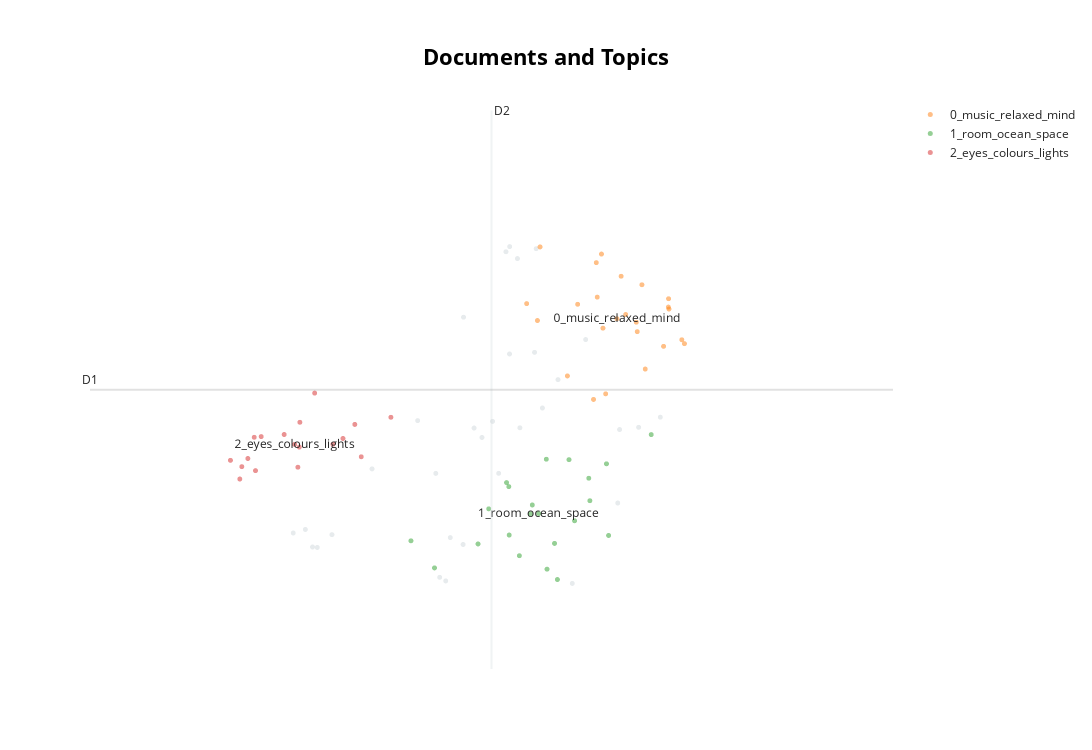

Notebook code cell kept with this figure:
### Code cell
model.visualize_documents(reports_filtered.values)

### Figure 1 — Plotly figure (JSON) as saved in the notebook; plotly's stock layout.template omitted (floating-point values rounded to 4 significant figures)
{"data": [{"hoverinfo": "text", "hovertext": ["i mostly saw grey geometric shapes", "a doorway", "i had a vision of string theory that everything in the physical world is connected by invisible string particles and concatetions", "an experienc like time travelling or as i imagine it", "windows into my busy life flashes of my past seeing my lovely mum my partner dad my sister niece and nephew my friends punctuated by the audio as it heightened and when it was most loud at that point i felt id left my body fully immersed in the sound and light", "i had a very nice snooze thank you", "i didnot exoperience visuals znd colours i enjoyed the colours on ceiling i arrived stressed so it took zwhile to relax i made up stories in my head in a narrative way imagining being on a spa eship with aliens communicating via sounds and colours and this was nice escapism from stress", "an unique experience that teach us how simple could be to recconnect with our primitive way to feel emotions trough sounds and colours", "thus should be available for everyone all the time", "some visuals of trees heatsun likeexperience", "deep relaxation close to falling asleep", "i wish i was here with george and that he created this experience for me", "i want one of these at home", "nothingness complete", "i was struggling because my mind would go back to a stringof thoughts andtoget out of it i had to take avery deep breath once i went past that it was blank the same set of thoughts occured thrice andiinhaled really deep to get past it", "i saw a lot of imagery and colours especially images of water ripples of water snowscapes drops of water falling also abstract forms and pink and red colours", "i was everywhere i saw my partners nose her eyes her glasses everything like a molecule of air given eyes i saw everything the universe the multiverse all of time and emerged in someones sleeve everything packed into a tiny insignificant thing", "i saw concave and convex and thehot orange os cillating of being insice avolcano", "it felt like a journey through the cosmos travelling at the speed of light as galaxies wizz past", "very relaxing", "constant thoughts coming towards me as i batted them away into the sky", "i was awake the whole time i could not relax or switch off", "a swivelling vortex of sound the loneliness of the moon a jacuzzi of lightness", "my thoughts were about connecting with others", "i couldnt stop the thinking process i was trying memorise the visuals and then trying to disconnect but couldnt i wish i meditated more at some point started experimenting and trying to recall the images i liked it was successful of time reminded space odyssey", "we have billion neurons no wonder we can have psychedelic experiences the complexity of the brain can produce a limitless spectrum of experience from depression to enlightenment this is a thought i had anyway during the dream machine", "breathing is hard", "i saw some different landscapes", "i tried hard to immerse into the dreamstate but failed i did not see anything except for the flickering lights i think i ought to experience it once more to see if it changes", "detachment as though my body was in one box mind in another and my anxjety came from thst lack of control", "places and waves and an animal", null], "marker": {"color": "#CFD8DC", "opacity": 0.5, "size": 5}, "mode": "markers+text", "name": "other", "showlegend": false, "type": "scattergl", "x": [11.09, 14.19, 12.84, 14.72, 15.17, 13.5, 13.86, 14.34, 13.1, 11.52, 13.58, 13.61, 12.68, 12.47, 13.77, 11.31, 12.98, 11.23, 14.93, 13.79, 13.49, 13.45, 12.72, 13.31, 14.03, 13.37, 12.98, 11.36, 11.97, 14.7, 12.79, 13.19], "y": [8.009, 7.359, 7.95, 9.343, 9.503, 11.7, 9.621, 10.5, 9.363, 7.988, 11.55, 9.366, 8.778, 9.459, 10.34, 7.828, 7.861, 8.055, 9.372, 11.68, 10.32, 11.64, 7.438, 9.449, 9.987, 8.778, 10.79, 7.823, 8.836, 8.396, 7.391, 9.241]}, {"hoverinfo": "text", "hovertext": ["peacefulness and calm at times i felt transported to a meadow full of flowers in spring and then the sound of the bells took me to a mountaintop i tried to really focus on the listening and in doing so the music and my imagition took me to different places", "relaxed and peaceful felt the beats of the music", "my visual expirence would change a lot with the music i became more and more relaxed as the music progressed further with its journey", "at first hearing gongs i saw myself in sammi lings buddhist retreat ans imagined myself totally relaxing and at peace as the music pace and volume increased i saw horses galloping at increasing speed and zt some point i was on a horse too as the pace gathefed further i was on a train speed ing tgrough countryside then through time and space until the muic reach a climax i then found myself returning to the world and countryside and gradually getting back to normal everyday life i had no sense of the grating sounds towards the end exceot they were the colour turquoise which gradualky turned to black and nothingness", "i love all of it the feling was amazing and i would come back i fell aslep and wake up with fresh mindset", "retrospective thoughts looking to the past to alyse my future", "initially i was interested how others were reacting around me after a while i began to relax and the changing colours made me feel safe and happy the music conjured up images of buddists and other spiritual people", "physically being the music especially the percussion and the bass still feeling it now", "vibration in visuals centered in body aware of sounds mind realty quietened down", "like i am part of something bigger", "complete relaxationpeace of mind and ready to face whatever happens", "i experienced a calmness almost a nothingness but it was relaxed and peaceful and soothing almost womb like", "i saw past experiences and reflected on my choices i saw new scenes and reflected on opportunities", "blue a bird flying coming closer calm and at peace a baby a smiling relative the thought of this not working but in the dream in another place", "more scope mentally acceptance and peace", "un cerchio giallo con i contornirossi che si ingrandiva a seconda del mio respiro un cerchio non uniforme verde e blu chesceva dal uno spazio nero in quel momento percepivo questo come un simbolo di me stessa che scevo hoprovato compassione per me stessa e horealizzato il mio negative self talking dopo ho visto u luce rosa luminosa ed ho provato un senso di amore e ho capito che i deserve love and to be loved quando la musica e diventata intrnsa ho provato ansia e paura e wuesto ha raffiugato la mia depressione", "anxiety loneliness my inner chikd screaming for love screeching i felt intensely anxious and a bit suffocated but also knowing that ive got this i embraced my inner child allowed it to sulk scream and cry coming out with a mix of intense feelings but knowing that i could handle them the music took me on a whole journey i was completrly surrounded music wasnt just in the space it was the space thick hot air saturated with the soundwaves which i was inhaling first drowning in that sound then learning how to swim and enjoy it and heal", "the music was both gentle and powerful", "emptiness in my mind i was consumed by the power of the music it filled my mind", "calming sounds rising elation curiosity and connection an acceptance of being in a stressful time but self jubilation and inspiration", "my mind began to wander and reflect on my dreams and goals in a relaxed way whereas usually i am anxious", "helped me with my meditation journey", "relaxed just about to sleep when music or colour chqnged", null], "marker": {"opacity": 0.5, "size": 5}, "mode": "markers+text", "name": "0_music_relaxed_mind", "text": ["", "", "", "", "", "", "", "", "", "", "", "", "", "", "", "", "", "", "", "", "", "", "", "0_music_relaxed_mind"], "textfont": {"size": 12}, "type": "scattergl", "x": [14.78, 14.96, 15.41, 14.91, 15.44, 14.14, 14.9, 15.26, 14.73, 14.56, 13.68, 14.52, 14.43, 14.46, 14.25, 15.26, 15.0, 15.26, 15.21, 14.47, 13.8, 14.53, 13.83, 14.69], "y": [10.83, 11.21, 10.5, 10.61, 10.45, 10.03, 10.73, 10.92, 11.32, 9.804, 10.97, 11.61, 9.732, 11.5, 10.96, 11.03, 10.12, 10.9, 10.42, 11.05, 10.75, 10.65, 11.7, 10.77]}, {"hoverinfo": "text", "hovertext": ["it felt like i was deep in the ocean it was dark but also a brilliant blue i wasnt drowning instead it felt like thats where i was meant to be a sense of place akin to home almost a calling or draw to be submerged away from the world and in my own space where i could float and simply exist without any interruptions", "i saw a starry night and being in blue warm water and a blue butterfly", "it is like i am in a dream in a movie no one there not even me just my mind have been to there flying through a lot of shape light space there is a moment i feel like i was draw back to my body and the environment my thought has been to somewhere no one have been to i cant realise have long was that experience it was so quick in and then out i dont feel the time", "the feeling of freedom of being in time and space i watched the room rise and fall with the music i felt the weight of the people in the room i felt connected", "a sense of ture the ocean and the beach sunrise and sunsets and futher along into space and filly back to the deepest ocean", "i saw a grey pulsing heart float across my mind", "the moment ill die i want to feel this", "i had various flashing images of my memories random events and people in my life kept popping up nothing lingered but lots of individual things happened in the memories i also felt numb and tingly throughout it at different points i felt like my body was light and fuzzy like i wasnt sitting on anything", "some thoughts about mundane everyday things like work but mainly felt relaxed ansd able to float into a dreamlike place some visuals ofspace and deep ocean", "i was in a land not anywhere on earth it was another plannet with animals but they were not the usual colours a yellow elephant a blue gorilla we then started gently running towards the sea i turned into a mermaid and watched them on the land as i swam away with turtles fishes it was a beautiful experience of love peace harmony togetherness and freedom we felt so much love", "i saw myself flaring whirling in water in the air becoming one withwhat i floated in", "my mind is a jellyfish suspended in space", "i felt like my body kept sinking or dropping to another level into the seat and into itself", "felt as though i was moving through a tunnel at first towards end in darkness i felt i was being wrapped in metal in strips", "i went on a train underwater saw seas of colour and pulsing shapes at one point i think i was milking a cow in a field with someone playing the piano felt like i had a p without pping", "it was something very familiar to the soul but not i experienced several emotions felt numb too", "i felt like being at water first then in the womb then the birth and the light of this world also at some point being in a bees panel", "woman next to me was sniffing so had to move and was difficult to get back in", "floating in space", "i saw a lot of animals ones which i used to not like like rreptiles but this time i liked them and they seemed adorable i also felt like i was dreaming of random objects and my started to create stories like if does when i am dreamingit felt like a drug trip at some points and it also felt like being inside an ocean", "so many different things i was a little afraid at thinking of the gas chambers then an overwheming feeling of love and connection to everyone in the room i became a white egret from a dream last week i flew around the room touching everyone my heart expanded and i opened my wings to hold the room then i t felt like a typeof death experience as i decended into the underworld i felyt myself go down through the layers of the earth into a moss land there was abeing there call eveleryn then things changed and it became very pink and i was in the clouds i met a being long and blue with not much of a defined form he told me he was francis of assisi i asked him how i was doing and about my husband he told me we were doing important work that was our destiny then i became a mantaray and drifted", null], "marker": {"opacity": 0.5, "size": 5}, "mode": "markers+text", "name": "1_room_ocean_space", "text": ["", "", "", "", "", "", "", "", "", "", "", "", "", "", "", "", "", "", "", "", "", "1_room_ocean_space"], "textfont": {"size": 12}, "type": "scattergl", "x": [13.49, 12.4, 14.15, 15.07, 12.66, 14.22, 14.57, 14.37, 13.46, 13.14, 13.99, 13.75, 14.59, 13.91, 13.6, 14.39, 13.26, 14.03, 13.72, 13.49, 13.9, 13.82], "y": [7.983, 7.908, 8.955, 9.278, 7.559, 8.167, 8.901, 8.716, 8.659, 7.868, 7.875, 8.37, 7.977, 7.543, 7.716, 8.425, 8.321, 7.409, 8.257, 8.607, 8.96, 8.26]}, {"hoverinfo": "text", "hovertext": ["very little occasiol passing thoights of nothing much", "not sure what the puroose of it was except being with the muxic certainly not inuced to sleep dream state as bpm too high otherwise interesting but co fusing experience not much visions either do t think the lights were in sy c too to to go with music well", "pleasant but should i be seeim something unexpected", "it was a bit weird i know that mybrain is trying to create something by itself i felt different things based on the colour", "interested to experience different darkness when different colours were projected", "i thought i was drifting in space i quite enjoyed the experience i opened my eyesbut thought the centrelights were mild and not that impressive the colors i sawwhen my eyes were shut very brief fleeting and hues nebulous no specific patterns", "had my eyes shut most of the time was aware of colours changing", "strange lights and sense of relaxation i was interested to see what would happen next", "i began to see the source the light we all come from the connection to everything i could see how we are all just little sensory machines moving through this relm bumping off sounds colours and emotions the colours behind my closed eyes swapped to the opposite colour or the colour spectrum of that on the screen", "got many vivid visions saw lots of colours my bedroom old tv shows videogames cities", "thecoloursmade patterns when i had my eyes closec almost like a weave of colours in a woollen fabric", "i cant recognise the color actually but i can feel the light dimming", "i saw a different cokour to the lights that were in the centre when i closed my eyes", "it was near impossible to keep eyes open", "we were told atthe start that we could keep our eyes open so i did a lot as i thought it was more of a light show so i didnt get the whole idea or impact of impact of flickering lights on closed eyes", "physical heaviness physical lightness i didnt experience visual or aural socalled hallucinations it was relaxing a bit hot to start", "towardsthe end maybe quarter i started having really intense visual of ripples and looking up into a tower", null], "marker": {"opacity": 0.5, "size": 5}, "mode": "markers+text", "name": "2_eyes_colours_lights", "text": ["", "", "", "", "", "", "", "", "", "", "", "", "", "", "", "", "", "2_eyes_colours_lights"], "textfont": {"size": 12}, "type": "scattergl", "x": [12.18, 11.85, 11.78, 10.5, 10.59, 11.16, 10.66, 11.53, 10.67, 10.74, 10.4, 10.52, 10.99, 11.33, 11.17, 11.65, 11.14, 11.11], "y": [9.502, 8.992, 9.409, 8.705, 8.97, 9.117, 9.243, 9.153, 8.814, 9.252, 8.946, 8.864, 9.279, 9.814, 9.437, 9.228, 8.858, 9.152]}], "layout": {"annotations": [{"showarrow": false, "text": "D1", "x": 8.837, "y": 9.857, "yshift": 10}, {"showarrow": false, "text": "D2", "x": 13.29, "xshift": 10, "y": 13.46}], "height": 750, "shapes": [{"line": {"color": "#CFD8DC", "width": 2}, "type": "line", "x0": 13.29, "x1": 13.29, "y0": 6.255, "y1": 13.46}, {"line": {"color": "#9E9E9E", "width": 2}, "type": "line", "x0": 8.837, "x1": 17.75, "y0": 9.857, "y1": 9.857}], "title": {"font": {"color": "Black", "size": 22}, "text": "<b>Documents and Topics</b>", "x": 0.5, "xanchor": "center", "yanchor": "top"}, "width": 1200, "xaxis": {"visible": false}, "yaxis": {"visible": false}}}
